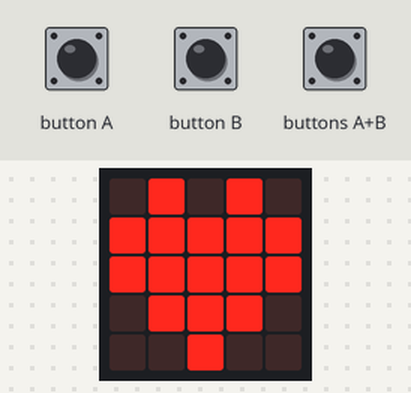
The program below on a simulated BBC micro:bit (MakeCode). Shown: the board's 5×5 LED display. The test bench sets the inputs (shaded band).

Above: at 1.8 s.
1.9 s: button A pressed for 0.15 s
At 3.2 s:
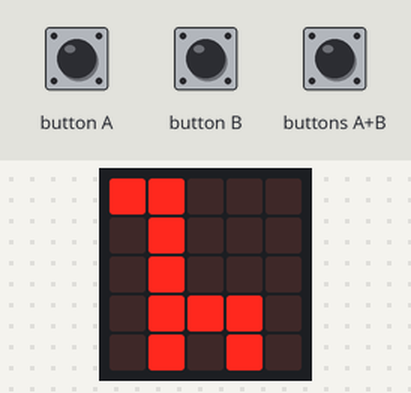
3.5 s: buttons A+B pressed for 0.15 s
At 4.4 s:
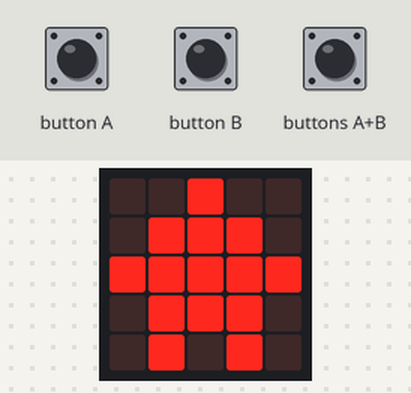
5.1 s: button B pressed for 0.15 s
At 5.6 s:
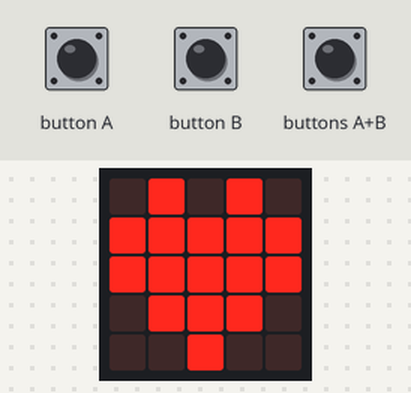
6.7 s: buttons A+B pressed for 1 s
At 8.1 s:
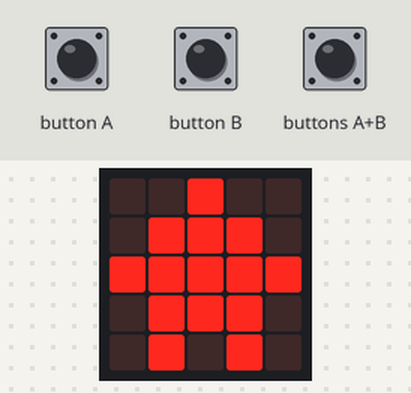
Timing chart, 0 to 9.7 s (numbered marks = the images above; inputs shaded):
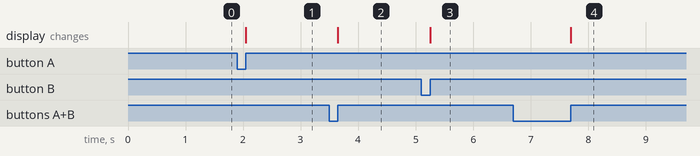

The program:

main.ts
```typescript
input.onButtonPressed(Button.A, function () {
    basic.showIcon(IconNames.Giraffe)
})
input.onButtonPressed(Button.AB, function () {
    basic.showIcon(IconNames.House)
})
input.onButtonPressed(Button.B, function () {
    basic.showIcon(IconNames.Heart)
})
basic.showIcon(IconNames.Heart)
```

test.ts
```typescript
// testes vão aqui; isto não será compilado quando este pacote for usado como uma extensão.
```

Measured:
- after the input at 1.9 s, the display: changes after 0.15 s (image 1)
- after the input at 3.5 s, the display: changes after 0.15 s (image 2)
- after the input at 5.1 s, the display: changes after 0.15 s (image 3)
- after the input at 6.7 s, the display: changes after 1.0 s (image 4)
